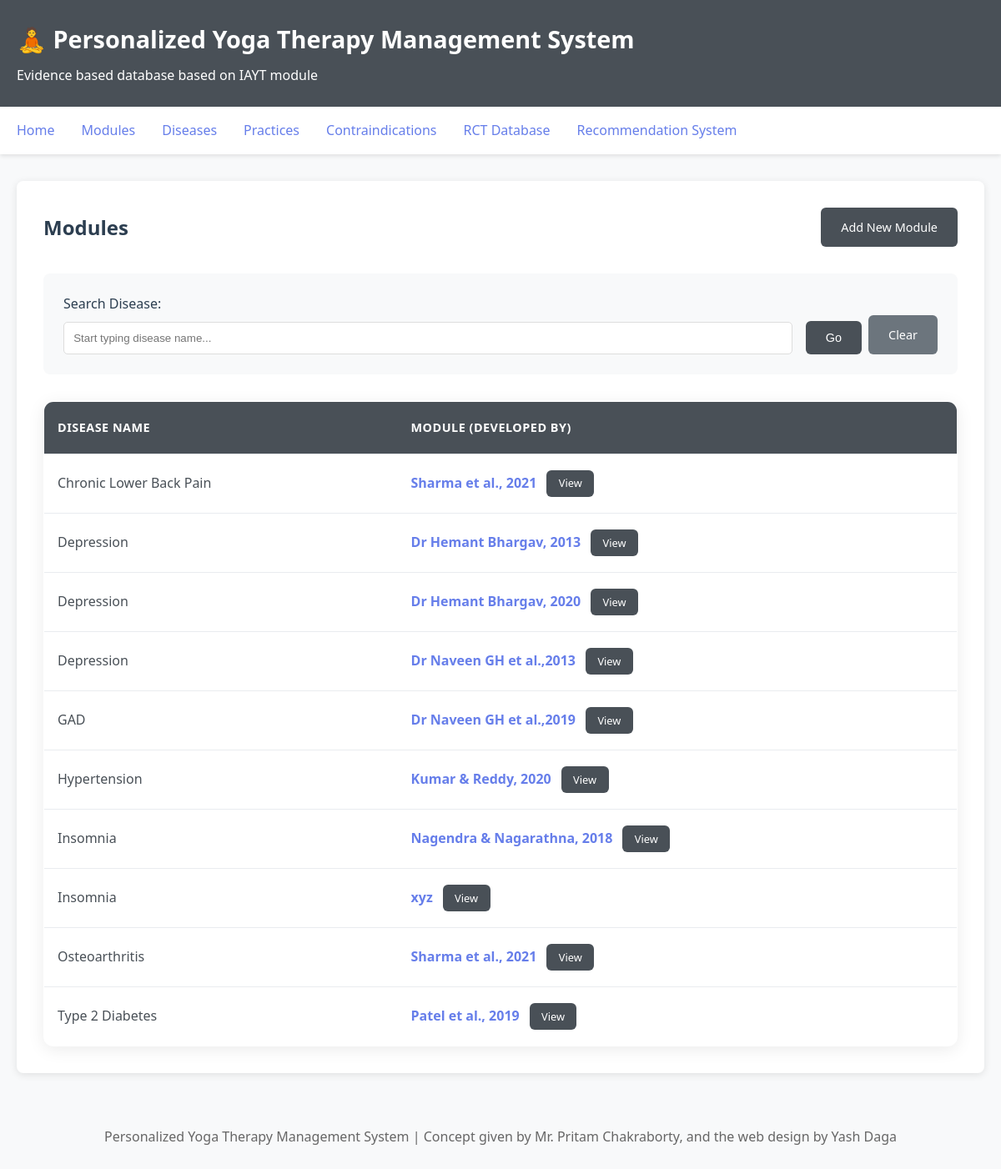
The page /modules on the database its author committed.
### database/models.py (models this page shows, shortened)
class Module(Base):
    __tablename__ = 'modules'
    id = Column(Integer, primary_key=True)
    disease_id = Column(Integer, ForeignKey('diseases.id'), nullable=False)
    disease = relationship('Disease', backref='modules')
    developed_by = Column(String(500))  # Citation (e.g., "Naveen et al., 2013")
    paper_link = Column(String(1000))  # Link to research paper
    module_description = Column(Text)
    practices = relationship('Practice', back_populates='module', cascade='all, delete-orphan')

class Disease(Base):
    __tablename__ = 'diseases'
    id = Column(Integer, primary_key=True)
    name = Column(String(200), unique=True, nullable=False)
    description = Column(Text)
    practices = relationship(
        'Practice',
        secondary=disease_practice_association,
        back_populates='diseases'
    )
    contraindications = relationship(
        'Contraindication',
        secondary=disease_contraindication_association,
        back_populates='diseases'
    )

### web/app.py (the view, shortened to what this page needs)
@app.route('/modules')
def list_modules():
    session = get_db_session()
    try:
        disease_id = request.args.get('disease_id')
        disease_name = request.args.get('disease_name', '').strip()
        query = session.query(Module).outerjoin(Disease, Module.disease)
        selected_disease_name = ''
        selected_disease_id = ''
        modules = query.order_by(Disease.name.asc(), Module.developed_by.asc()).all()
        module_rows = []
        for module in modules:
            disease = module.disease
            if disease:
                _ = disease.name
            module_rows.append(module)
        return render_template(
            'modules.html',
            modules=module_rows,
            selected_disease_name=selected_disease_name,
            selected_disease_id=selected_disease_id
        )
    finally:
        session.close()

### database/models.py (called while the page is built)
def get_session(db_path='sqlite:///yoga_therapy.db'):
    engine = create_engine(db_path, echo=False)
    Session = sessionmaker(bind=engine)
    return Session()

### web/app.py (called while the page is built)
def get_db_session():
    return get_session(DB_PATH)

### web/templates/modules.html (shortened to what this page needs)
{% extends "base.html" %}
{% block content %}
<div style="display: flex; justify-content: space-between; align-items: center; margin-bottom: 2rem;">
    <h2>Modules</h2>
    <a href="/module/add" class="btn">Add New Module</a>
</div>
<div style="margin-bottom: 2rem; padding: 1.5rem; background: #f8f9fa; border-radius: 8px;">
    <form method="GET" style="display: flex; gap: 1rem; flex-wrap: wrap;">
        <div style="flex: 1; min-width: 200px;">
            <label style="display: block; margin-bottom: 0.5rem; font-weight: 500;">Search Disease:</label>
            <div style="position: relative;">
                <input type="text" id="disease-search" name="disease_name" value="{{ selected_disease_name or '' }}"
                       placeholder="Start typing disease name..." autocomplete="off"
                       style="width: 100%; padding: 0.7rem; border: 1px solid #ddd; border-radius: 5px;">
            </div>
        </div>
        <div style="display: flex; align-items: end;">
            <button type="submit" class="btn">Go</button>
            <a href="/modules" class="btn btn-secondary" style="margin-left: 0.5rem;">Clear</a>
        </div>
    </form>
</div>
{% if modules %}
    <table>
        <thead>
            <tr>
                <th>Disease Name</th>
                <th>Module (Developed By)</th>
            </tr>
        </thead>
        <tbody>
            {% for module in modules %}
            <tr>
                <td>
                    {% if module.disease %}
                        <a href="/disease/{{ module.disease.id }}" style="color: #495057; text-decoration: none;">
                            {{ module.disease.name }}
                        </a>
                    {% else %}
                        N/A
                    {% endif %}
                </td>
                <td>
                    <div style="display: flex; align-items: center; gap: 0.75rem; flex-wrap: wrap;">
                        {% if module.paper_link %}
                            <a href="{{ module.paper_link }}" target="_blank" class="module-link">
                                {{ module.developed_by or 'N/A' }}
                            </a>
                        {% else %}
                            <strong>{{ module.developed_by or 'N/A' }}</strong>
                        {% endif %}
                        <a href="/module/{{ module.id }}" class="btn" style="padding: 0.35rem 0.9rem; font-size: 0.8rem;">View</a>
                    </div>
                </td>
            </tr>
            {% endfor %}
        </tbody>
    </table>
{% endif %}
{% endblock %}

### web/templates/base.html (style rules this page uses)
* { margin: 0; padding: 0; box-sizing: border-box; }
body { font-family: 'Segoe UI', Tahoma, Geneva, Verdana, sans-serif; line-height: 1.6; color: #2c3e50; background-color: #f8f9fa; }
.btn { display: inline-block; padding: 0.75rem 1.5rem; background: #495057; color: white; text-decoration: none; border-radius: 6px; border: none; cursor: pointer; font-size: 0.9rem; font-weight: 500; transition: background 0.3s ease; }
.btn-secondary { background: #6c757d; }
table { width: 100%; border-collapse: collapse; margin-top: 1rem; background: white; border-radius: 12px; overflow: hidden; box-shadow: 0 4px 20px rgba(0,0,0,0.08); border: 1px solid #e9ecef; }
th, td { padding: 1.2rem 1rem; text-align: left; border-bottom: 1px solid #e9ecef; }
th { background: #495057; font-weight: 600; color: white; font-size: 0.9rem; text-transform: uppercase; letter-spacing: 0.5px; }
tr:last-child td { border-bottom: none; }

### web/templates/modules.html (style rules this page uses)
.module-link { color: #667eea; text-decoration: none; font-weight: 600; }

### rows shown on the page
Module: disease.name "Chronic Lower Back Pain", developed_by "Sharma et al., 2021"
Module: disease.name "Depression", developed_by "Dr Hemant Bhargav, 2013"
Module: disease.name "Depression", developed_by "Dr Hemant Bhargav, 2020"
Module: disease.name "Depression", developed_by "Dr Naveen GH et al.,2013"
Module: disease.name "GAD", developed_by "Dr Naveen GH et al.,2019"
Module: disease.name "Hypertension", developed_by "Kumar & Reddy, 2020"
Module: disease.name "Insomnia", developed_by "Nagendra & Nagarathna, 2018"
Module: disease.name "Insomnia", developed_by "xyz"
Module: disease.name "Osteoarthritis", developed_by "Sharma et al., 2021"
Module: disease.name "Type 2 Diabetes", developed_by "Patel et al., 2019"
